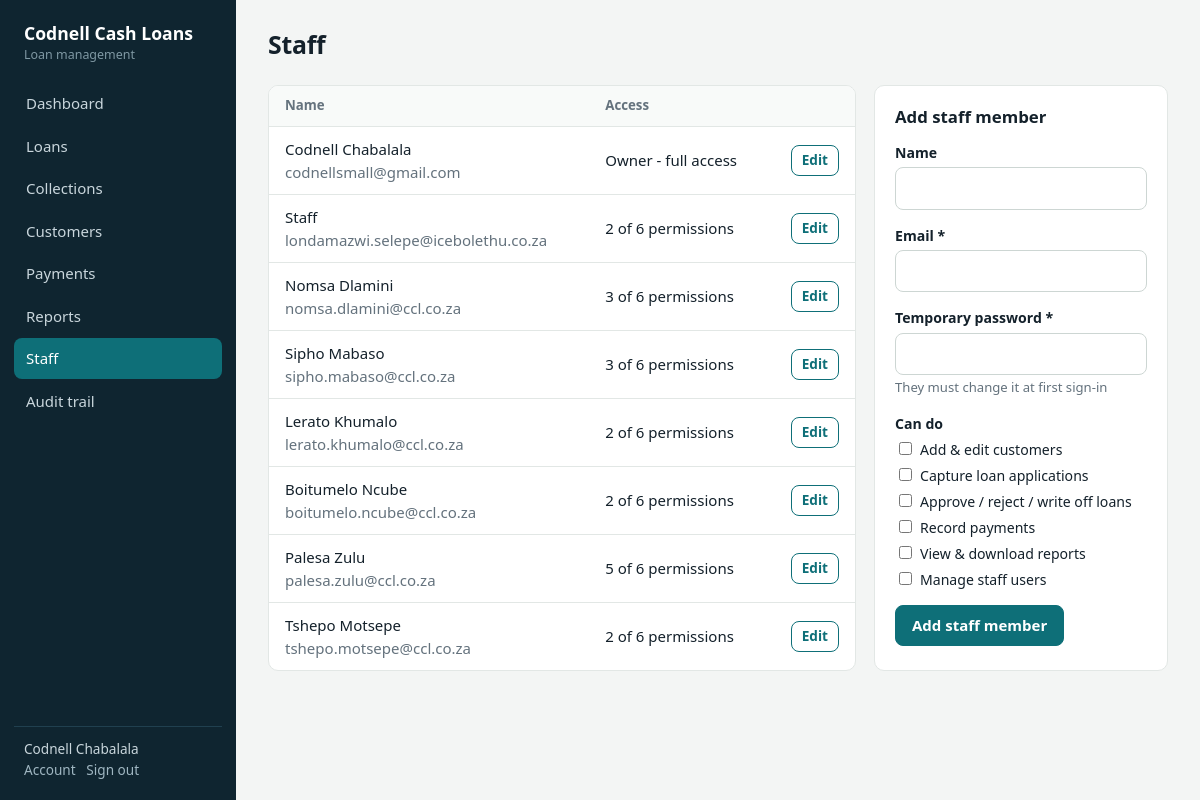
Screenshot of /users (signed in) with the database file from the repository.
### models.py (models this page shows, shortened)
class User(UserMixin, db.Model):
    id = db.Column(db.Integer, primary_key=True)
    email = db.Column(db.String(120), unique=True, nullable=False)
    name = db.Column(db.String(80), nullable=False, default='')
    password_hash = db.Column(db.String(255), nullable=False)
    role = db.Column(db.String(20), default='staff')          # owner | staff
    permissions = db.Column(db.Text, default='')
    active = db.Column(db.Boolean, default=True)
    must_change = db.Column(db.Boolean, default=False)
    created_at = db.Column(db.DateTime, default=datetime.utcnow)
    @property
    def is_active(self):
        return bool(self.active)
    def can(self, perm):
        return self.active and (self.role == 'owner' or perm in (self.permissions or '').split(','))
    @property
    def is_owner(self):
        return self.role == 'owner'
    @property
    def display(self):
        return self.name or self.email

### app.py (the view, shortened to what this page needs)
@app.route('/users', methods=['GET', 'POST'])
@need('users')
def users():
    return render_template('users.html', rows=User.query.order_by(User.created_at).all())

### app.py (called while the page is built)
@login_manager.user_loader
def load_user(uid):
    return db.session.get(User, int(uid))

def csrf_token():
    if '_csrf' not in session:
        session['_csrf'] = secrets.token_hex(16)
    return session['_csrf']

@app.before_request
def guard():
    if request.method == 'POST':
        if not session.get('_csrf') or session['_csrf'] != request.form.get('_csrf'):
            abort(400, 'Your session expired. Go back, refresh the page and try again.')
    if (current_user.is_authenticated and current_user.must_change
            and request.endpoint not in ('profile', 'logout', 'static')):
        return redirect(url_for('profile'))

def need(perm=None):
    def deco(f):
        @wraps(f)
        @login_required
        def inner(*a, **k):
            if perm and not current_user.can(perm):
                flash("You don't have access to that page.", 'error')
                return redirect(url_for('dashboard'))
            return f(*a, **k)
        return inner
    return deco

### templates/users.html
{% extends 'base.html' %}{% from '_m.html' import csrf, field, badge %}{% set page = 'users' %}{% block title %}Staff{% endblock %}
{% block content %}
<div class="top"><h1>Staff</h1></div>
<div class="cols"><div class="card flush"><table><thead><tr><th>Name</th><th>Access</th><th></th></tr></thead><tbody>
{% for u in rows %}<tr><td>{{ u.display }}<div class="mut">{{ u.email }}</div></td><td>{{ 'Owner - full access' if u.role == 'owner' else ((u.permissions or '').split(',')|reject('equalto','')|list|length ~ ' of ' ~ PERMS|length ~ ' permissions') }} {% if not u.active %}{{ badge('rejected') }}{% endif %}</td>
<td class="r">{% if current_user.is_owner or (u.role != 'owner' and u.id != current_user.id) %}<a class="btn sm ghost" href="{{ url_for('user_edit', uid=u.id) }}">Edit</a>{% endif %}</td></tr>{% endfor %}</tbody></table></div>
{% if current_user.is_owner %}
<form class="card" method="post"><h2>Add staff member</h2>{{ csrf() }}{{ field('Name', 'name') }}<p></p>{{ field('Email', 'email', '', 'email', True) }}<p></p>{{ field('Temporary password', 'password', '', 'password', True, 'They must change it at first sign-in') }}
<p><label>Can do</label>{% for k, label in PERMS %}<label class="chk"><input type="checkbox" name="perms" value="{{ k }}">{{ label }}</label>{% endfor %}</p><button class="btn">Add staff member</button></form>{% endif %}</div>{% endblock %}

### templates/base.html (shortened to what this page needs)
<!doctype html>
<html lang="en"><head><meta charset="utf-8"><meta name="viewport" content="width=device-width,initial-scale=1">
<link rel="stylesheet" href="{{ url_for('static', filename='style.css') }}"></head>
<body class="{{ '' if current_user.is_authenticated else 'bare' }}">
{% if current_user.is_authenticated %}
<aside class="side">
  <div class="brand">{{ COMPANY }}<small>Loan management</small></div>
  <nav>
    {% set items = [('dashboard','Dashboard','dashboard',None),('loans','Loans','loans',None),('collections','Collections','collections',None),
      ('customers','Customers','customers',None),('payments','Payments','payments','payments'),('reports','Reports','reports','reports'),('users','Staff','users','users'),
      ('audit','Audit trail','audit','@owner')] %}
    {% for ep, label, key, perm in items %}{% if not perm or (perm == '@owner' and current_user.is_owner) or (perm != '@owner' and current_user.can(perm)) %}
    <a href="{{ url_for(ep) }}" class="{{ 'on' if page == key else '' }}">{{ label }}</a>{% endif %}{% endfor %}
  </nav>
  <div class="me">{{ current_user.display }}<br><a href="{{ url_for('profile') }}">Account</a> &nbsp;
    <form method="post" action="{{ url_for('logout') }}" style="display:inline"><input type="hidden" name="_csrf" value="{{ csrf_token() }}"><button>Sign out</button></form></div>
</aside>
<main class="main"><label for="nav-toggle" class="menu" aria-label="Menu">&#9776;</label>
{% else %}<main>{% endif %}
{% block content %}{% endblock %}
</main>
</body></html>

### static/style.css (style rules this page uses)
:root { --bg:#f3f5f4;--card:#fff;--ink:#14212b;--mut:#64727d;--line:#e2e7e5;--pri:#0e6f78;--pri-d:#0a555c;--pri-l:#dff0f1;--side:#0f2530; --ok:#1b8a5a;--ok-l:#dcf3e8;--warn:#b7791f;--warn-l:#fdf0d5;--bad:#c0392b;--bad-l:#fbe3df;--gray-l:#e9eceb;--r:10px }
* { box-sizing:border-box }
body { margin:0;background:var(--bg);color:var(--ink);font:15px/1.5 "Segoe UI",system-ui,-apple-system,Roboto,sans-serif }
a { color:var(--pri);text-decoration:none }
h1 { font-size:1.55rem;margin:0;letter-spacing:-.01em }
h2 { font-size:1.05rem;margin:0 0 .8rem }
.num,td.r,.kpi b { font-variant-numeric:tabular-nums }
.side { position:fixed;inset:0 auto 0 0;width:236px;background:var(--side);color:#c9d6dc;padding:20px 14px;display:flex;flex-direction:column;z-index:20;transition:transform .2s }
.brand { color:#fff;font-weight:700;font-size:1.1rem;padding:0 10px 18px }
.brand small { display:block;color:#7f98a3;font-weight:400;font-size:.78rem }
.side nav a { display:block;color:#c9d6dc;padding:9px 12px;border-radius:8px;margin-bottom:2px }
.side nav a.on { background:var(--pri);color:#fff }
.me { margin-top:auto;border-top:1px solid #20404f;padding:12px 10px 0;font-size:.85rem }
.me a,.me button { color:#9fb6c1;background:none;border:0;padding:0;font:inherit;cursor:pointer }
.main { margin-left:236px;padding:26px 32px 60px;max-width:1240px }
.top { display:flex;justify-content:space-between;align-items:center;gap:12px;margin-bottom:22px;flex-wrap:wrap }
.card { background:var(--card);border:1px solid var(--line);border-radius:var(--r);padding:18px 20px;margin-bottom:18px }
.card.flush { padding:0;overflow:hidden }
.cols { display:grid;grid-template-columns:2fr 1fr;gap:18px }
.btn { display:inline-block;background:var(--pri);color:#fff;border:1px solid var(--pri);padding:8px 16px;border-radius:8px;font:inherit;font-weight:600;cursor:pointer }
.btn.ghost { background:#fff;color:var(--pri) }
.btn.sm { padding:4px 10px;font-size:.85rem }
table { width:100%;border-collapse:collapse }
th { text-align:left;color:var(--mut);font-weight:600;font-size:.83rem;padding:10px 16px;background:#f8faf9;border-bottom:1px solid var(--line) }
td { padding:11px 16px;border-bottom:1px solid var(--line);vertical-align:middle }
tr:last-child td { border-bottom:0 }
.r { text-align:right }
.mut { color:var(--mut) }
label { display:block;font-weight:600;font-size:.88rem;margin-bottom:4px }
input,select,textarea { width:100%;padding:9px 11px;border:1px solid #cdd6d3;border-radius:8px;font:inherit;background:#fff;color:var(--ink) }
input[type=checkbox] { width:auto;margin-right:8px }
.chk { font-weight:400;display:block;margin:5px 0 }

### rows the page displays
User: display "Codnell Chabalala", email "codnellsmall@gmail.com", role "Owner - full access"
User: display "Staff", email "londamazwi.selepe@icebolethu.co.za", role "2 of 6 permissions"
User: display "Nomsa Dlamini", email "nomsa.dlamini@ccl.co.za", role "3 of 6 permissions"
User: display "Sipho Mabaso", email "sipho.mabaso@ccl.co.za", role "3 of 6 permissions"
User: display "Lerato Khumalo", email "lerato.khumalo@ccl.co.za", role "2 of 6 permissions"
User: display "Boitumelo Ncube", email "boitumelo.ncube@ccl.co.za", role "2 of 6 permissions"
User: display "Palesa Zulu", email "palesa.zulu@ccl.co.za", role "5 of 6 permissions"
User: display "Tshepo Motsepe", email "tshepo.motsepe@ccl.co.za", role "2 of 6 permissions"

### other values shown
{{ COMPANY }} "Codnell Cash Loans"
{{ label }} "Dashboard" "Loans" "Collections" "Customers" "Payments" "Reports" "Staff" "Audit trail"
{{ label }} "Name Email Temporary password"
{{ hint }} "They must change it at first sign-in"
{{ label }} "Add & edit customers" "Capture loan applications" "Approve / reject / write off loans" "Record payments" "View & download reports" "Manage staff users"
